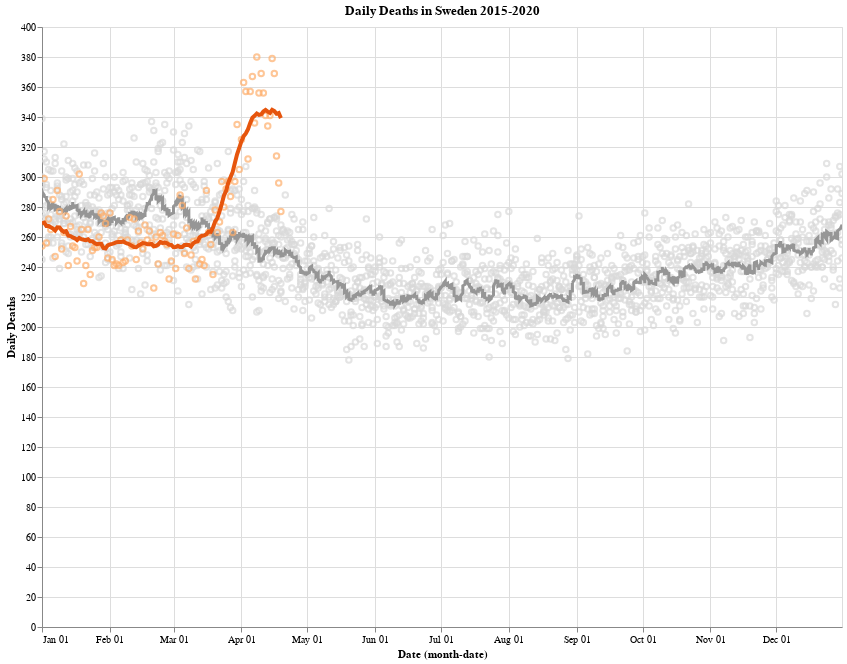

Write notebook code for a chart like this one.
### Code cell
df_history = data[data['Date'] < '2020-01-01']
df_current = data['2020-01-01' <= data['Date']]
df_current = df_current[df_current['Date'] < '2020-04-20']

history = alt.Chart(
    df_history,
    height=600,
    width=800,
    title="Daily Deaths in Sweden 2015-2020"
).mark_point(
    color='#d9d9d9'
).encode(
    x='monthdate(Date)',
    y=alt.Y('Dead', title="Daily Deaths"),
)

mean = alt.Chart(df_history).mark_line(
    color='#969696',
    size=3
).transform_window(
    rolling_mean='mean(Dead)',
    frame=[-10, 10]
).encode(
    x='monthdate(Date)',
    y=alt.Y('rolling_mean:Q'),
)

current = alt.Chart(df_current).mark_point(
    color='#fdae6b',
).encode(
    x='monthdate(Date)',
    y='Dead',
)

current_mean = alt.Chart(df_current).mark_line(
    color='#e6550d',
    size=4
).transform_window(
    rolling_mean='mean(Dead)',
    frame=[-10, 10]
).encode(
    x='monthdate(Date)',
    y=alt.Y('rolling_mean:Q'),
    tooltip=['Dead', 'rolling_mean:Q']
)

history + mean + current + current_mean.interactive()

### Figure 1 — Vega-Lite specification as saved in the notebook (floating-point values rounded to 4 significant figures; data arrays with more than 128 entries replaced by an {"elided": "..."} marker saying what was removed)
{"config": {"view": {"continuousWidth": 400, "continuousHeight": 300}}, "layer": [{"mark": {"type": "point", "color": "#d9d9d9"}, "encoding": {"x": {"type": "temporal", "field": "Date", "timeUnit": "monthdate"}, "y": {"type": "quantitative", "field": "Dead", "title": "Daily Deaths"}}, "height": 600, "title": "Daily Deaths in Sweden 2015-2020", "width": 800}, {"mark": {"type": "line", "color": "#969696", "size": 3}, "encoding": {"x": {"type": "temporal", "field": "Date", "timeUnit": "monthdate"}, "y": {"type": "quantitative", "field": "rolling_mean"}}, "transform": [{"window": [{"op": "mean", "field": "Dead", "as": "rolling_mean"}], "frame": [-10, 10]}]}, {"data": {"name": "data-6d02c2910a62d027f24bef8190b3a887"}, "mark": {"type": "point", "color": "#fdae6b"}, "encoding": {"x": {"type": "temporal", "field": "Date", "timeUnit": "monthdate"}, "y": {"type": "quantitative", "field": "Dead"}}}, {"data": {"name": "data-6d02c2910a62d027f24bef8190b3a887"}, "mark": {"type": "line", "color": "#e6550d", "size": 4}, "encoding": {"tooltip": [{"type": "quantitative", "field": "Dead"}, {"type": "quantitative", "field": "rolling_mean"}], "x": {"type": "temporal", "field": "Date", "timeUnit": "monthdate"}, "y": {"type": "quantitative", "field": "rolling_mean"}}, "selection": {"selector083": {"type": "interval", "bind": "scales", "encodings": ["x", "y"]}}, "transform": [{"window": [{"op": "mean", "field": "Dead", "as": "rolling_mean"}], "frame": [-10, 10]}]}], "data": {"name": "data-e49e730ad0ef94170964337bdba71425"}, "$schema": "https://vega.github.io/schema/vega-lite/v4.8.1.json", "datasets": {"data-e49e730ad0ef94170964337bdba71425": {"elided": "1826 records"}, "data-6d02c2910a62d027f24bef8190b3a887": [{"DayMonth": "1 januari", "Year": 2020, "Dead": 254, "Date": "2020-01-01T00:00:00"}, {"DayMonth": "2 januari", "Year": 2020, "Dead": 299, "Date": "2020-01-02T00:00:00"}, {"DayMonth": "3 januari", "Year": 2020, "Dead": 256, "Date": "2020-01-03T00:00:00"}, {"DayMonth": "4 januari", "Year": 2020, "Dead": 272, "Date": "2020-01-04T00:00:00"}, {"DayMonth": "5 januari", "Year": 2020, "Dead": 265, "Date": "2020-01-05T00:00:00"}, {"DayMonth": "6 januari", "Year": 2020, "Dead": 285, "Date": "2020-01-06T00:00:00"}, {"DayMonth": "7 januari", "Year": 2020, "Dead": 247, "Date": "2020-01-07T00:00:00"}, {"DayMonth": "8 januari", "Year": 2020, "Dead": 291, "Date": "2020-01-08T00:00:00"}, {"DayMonth": "9 januari", "Year": 2020, "Dead": 277, "Date": "2020-01-09T00:00:00"}, {"DayMonth": "10 januari", "Year": 2020, "Dead": 252, "Date": "2020-01-10T00:00:00"}, {"DayMonth": "11 januari", "Year": 2020, "Dead": 263, "Date": "2020-01-11T00:00:00"}, {"DayMonth": "12 januari", "Year": 2020, "Dead": 274, "Date": "2020-01-12T00:00:00"}, {"DayMonth": "13 januari", "Year": 2020, "Dead": 241, "Date": "2020-01-13T00:00:00"}, {"DayMonth": "14 januari", "Year": 2020, "Dead": 267, "Date": "2020-01-14T00:00:00"}, {"DayMonth": "15 januari", "Year": 2020, "Dead": 254, "Date": "2020-01-15T00:00:00"}, {"DayMonth": "16 januari", "Year": 2020, "Dead": 253, "Date": "2020-01-16T00:00:00"}, {"DayMonth": "17 januari", "Year": 2020, "Dead": 244, "Date": "2020-01-17T00:00:00"}, {"DayMonth": "18 januari", "Year": 2020, "Dead": 302, "Date": "2020-01-18T00:00:00"}, {"DayMonth": "19 januari", "Year": 2020, "Dead": 265, "Date": "2020-01-19T00:00:00"}, {"DayMonth": "20 januari", "Year": 2020, "Dead": 229, "Date": "2020-01-20T00:00:00"}, {"DayMonth": "21 januari", "Year": 2020, "Dead": 241, "Date": "2020-01-21T00:00:00"}, {"DayMonth": "22 januari", "Year": 2020, "Dead": 265, "Date": "2020-01-22T00:00:00"}, {"DayMonth": "23 januari", "Year": 2020, "Dead": 235, "Date": "2020-01-23T00:00:00"}, {"DayMonth": "24 januari", "Year": 2020, "Dead": 251, "Date": "2020-01-24T00:00:00"}, {"DayMonth": "25 januari", "Year": 2020, "Dead": 253, "Date": "2020-01-25T00:00:00"}, {"DayMonth": "26 januari", "Year": 2020, "Dead": 253, "Date": "2020-01-26T00:00:00"}, {"DayMonth": "27 januari", "Year": 2020, "Dead": 260, "Date": "2020-01-27T00:00:00"}, {"DayMonth": "28 januari", "Year": 2020, "Dead": 276, "Date": "2020-01-28T00:00:00"}, {"DayMonth": "29 januari", "Year": 2020, "Dead": 274, "Date": "2020-01-29T00:00:00"}, {"DayMonth": "30 januari", "Year": 2020, "Dead": 269, "Date": "2020-01-30T00:00:00"}, {"DayMonth": "31 januari", "Year": 2020, "Dead": 246, "Date": "2020-01-31T00:00:00"}, {"DayMonth": "1 februari", "Year": 2020, "Dead": 276, "Date": "2020-02-01T00:00:00"}, {"DayMonth": "2 februari", "Year": 2020, "Dead": 245, "Date": "2020-02-02T00:00:00"}, {"DayMonth": "3 februari", "Year": 2020, "Dead": 241, "Date": "2020-02-03T00:00:00"}, {"DayMonth": "4 februari", "Year": 2020, "Dead": 242, "Date": "2020-02-04T00:00:00"}, {"DayMonth": "5 februari", "Year": 2020, "Dead": 241, "Date": "2020-02-05T00:00:00"}, {"DayMonth": "6 februari", "Year": 2020, "Dead": 258, "Date": "2020-02-06T00:00:00"}, {"DayMonth": "7 februari", "Year": 2020, "Dead": 243, "Date": "2020-02-07T00:00:00"}, {"DayMonth": "8 februari", "Year": 2020, "Dead": 244, "Date": "2020-02-08T00:00:00"}, {"DayMonth": "9 februari", "Year": 2020, "Dead": 258, "Date": "2020-02-09T00:00:00"}, {"DayMonth": "10 februari", "Year": 2020, "Dead": 273, "Date": "2020-02-10T00:00:00"}, {"DayMonth": "11 februari", "Year": 2020, "Dead": 254, "Date": "2020-02-11T00:00:00"}, {"DayMonth": "12 februari", "Year": 2020, "Dead": 272, "Date": "2020-02-12T00:00:00"}, {"DayMonth": "13 februari", "Year": 2020, "Dead": 245, "Date": "2020-02-13T00:00:00"}, {"DayMonth": "14 februari", "Year": 2020, "Dead": 264, "Date": "2020-02-14T00:00:00"}, {"DayMonth": "15 februari", "Year": 2020, "Dead": 256, "Date": "2020-02-15T00:00:00"}, {"DayMonth": "16 februari", "Year": 2020, "Dead": 252, "Date": "2020-02-16T00:00:00"}, {"DayMonth": "17 februari", "Year": 2020, "Dead": 268, "Date": "2020-02-17T00:00:00"}, {"DayMonth": "18 februari", "Year": 2020, "Dead": 258, "Date": "2020-02-18T00:00:00"}, {"DayMonth": "19 februari", "Year": 2020, "Dead": 264, "Date": "2020-02-19T00:00:00"}, {"DayMonth": "20 februari", "Year": 2020, "Dead": 256, "Date": "2020-02-20T00:00:00"}, {"DayMonth": "21 februari", "Year": 2020, "Dead": 226, "Date": "2020-02-21T00:00:00"}, {"DayMonth": "22 februari", "Year": 2020, "Dead": 260, "Date": "2020-02-22T00:00:00"}, {"DayMonth": "23 februari", "Year": 2020, "Dead": 242, "Date": "2020-02-23T00:00:00"}, {"DayMonth": "24 februari", "Year": 2020, "Dead": 263, "Date": "2020-02-24T00:00:00"}, {"DayMonth": "25 februari", "Year": 2020, "Dead": 261, "Date": "2020-02-25T00:00:00"}, {"DayMonth": "26 februari", "Year": 2020, "Dead": 257, "Date": "2020-02-26T00:00:00"}, {"DayMonth": "27 februari", "Year": 2020, "Dead": 255, "Date": "2020-02-27T00:00:00"}, {"DayMonth": "28 februari", "Year": 2020, "Dead": 232, "Date": "2020-02-28T00:00:00"}, {"DayMonth": "29 februari", "Year": 2020, "Dead": 244, "Date": "2020-02-29T00:00:00"}, {"DayMonth": "1 mars", "Year": 2020, "Dead": 262, "Date": "2020-03-01T00:00:00"}, {"DayMonth": "2 mars", "Year": 2020, "Dead": 239, "Date": "2020-03-02T00:00:00"}, {"DayMonth": "3 mars", "Year": 2020, "Dead": 261, "Date": "2020-03-03T00:00:00"}, {"DayMonth": "4 mars", "Year": 2020, "Dead": 288, "Date": "2020-03-04T00:00:00"}, {"DayMonth": "5 mars", "Year": 2020, "Dead": 281, "Date": "2020-03-05T00:00:00"}, {"DayMonth": "6 mars", "Year": 2020, "Dead": 249, "Date": "2020-03-06T00:00:00"}, {"DayMonth": "7 mars", "Year": 2020, "Dead": 266, "Date": "2020-03-07T00:00:00"}, {"DayMonth": "8 mars", "Year": 2020, "Dead": 239, "Date": "2020-03-08T00:00:00"}, {"DayMonth": "9 mars", "Year": 2020, "Dead": 248, "Date": "2020-03-09T00:00:00"}, {"DayMonth": "10 mars", "Year": 2020, "Dead": 257, "Date": "2020-03-10T00:00:00"}, {"DayMonth": "11 mars", "Year": 2020, "Dead": 232, "Date": "2020-03-11T00:00:00"}, {"DayMonth": "12 mars", "Year": 2020, "Dead": 258, "Date": "2020-03-12T00:00:00"}, {"DayMonth": "13 mars", "Year": 2020, "Dead": 242, "Date": "2020-03-13T00:00:00"}, {"DayMonth": "14 mars", "Year": 2020, "Dead": 245, "Date": "2020-03-14T00:00:00"}, {"DayMonth": "15 mars", "Year": 2020, "Dead": 241, "Date": "2020-03-15T00:00:00"}, {"DayMonth": "16 mars", "Year": 2020, "Dead": 291, "Date": "2020-03-16T00:00:00"}, {"DayMonth": "17 mars", "Year": 2020, "Dead": 263, "Date": "2020-03-17T00:00:00"}, {"DayMonth": "18 mars", "Year": 2020, "Dead": 255, "Date": "2020-03-18T00:00:00"}, {"DayMonth": "19 mars", "Year": 2020, "Dead": 235, "Date": "2020-03-19T00:00:00"}, {"DayMonth": "20 mars", "Year": 2020, "Dead": 278, "Date": "2020-03-20T00:00:00"}, {"DayMonth": "21 mars", "Year": 2020, "Dead": 263, "Date": "2020-03-21T00:00:00"}, {"DayMonth": "22 mars", "Year": 2020, "Dead": 270, "Date": "2020-03-22T00:00:00"}, {"DayMonth": "23 mars", "Year": 2020, "Dead": 297, "Date": "2020-03-23T00:00:00"}, {"DayMonth": "24 mars", "Year": 2020, "Dead": 280, "Date": "2020-03-24T00:00:00"}, {"DayMonth": "25 mars", "Year": 2020, "Dead": 292, "Date": "2020-03-25T00:00:00"}, {"DayMonth": "26 mars", "Year": 2020, "Dead": 297, "Date": "2020-03-26T00:00:00"}, {"DayMonth": "27 mars", "Year": 2020, "Dead": 287, "Date": "2020-03-27T00:00:00"}, {"DayMonth": "28 mars", "Year": 2020, "Dead": 263, "Date": "2020-03-28T00:00:00"}, {"DayMonth": "29 mars", "Year": 2020, "Dead": 297, "Date": "2020-03-29T00:00:00"}, {"DayMonth": "30 mars", "Year": 2020, "Dead": 335, "Date": "2020-03-30T00:00:00"}, {"DayMonth": "31 mars", "Year": 2020, "Dead": 305, "Date": "2020-03-31T00:00:00"}, {"DayMonth": "1 april", "Year": 2020, "Dead": 325, "Date": "2020-04-01T00:00:00"}, {"DayMonth": "2 april", "Year": 2020, "Dead": 363, "Date": "2020-04-02T00:00:00"}, {"DayMonth": "3 april", "Year": 2020, "Dead": 357, "Date": "2020-04-03T00:00:00"}, {"DayMonth": "4 april", "Year": 2020, "Dead": 312, "Date": "2020-04-04T00:00:00"}, {"DayMonth": "5 april", "Year": 2020, "Dead": 357, "Date": "2020-04-05T00:00:00"}, {"DayMonth": "6 april", "Year": 2020, "Dead": 367, "Date": "2020-04-06T00:00:00"}, {"DayMonth": "7 april", "Year": 2020, "Dead": 336, "Date": "2020-04-07T00:00:00"}, {"DayMonth": "8 april", "Year": 2020, "Dead": 380, "Date": "2020-04-08T00:00:00"}, {"DayMonth": "9 april", "Year": 2020, "Dead": 356, "Date": "2020-04-09T00:00:00"}, {"DayMonth": "10 april", "Year": 2020, "Dead": 369, "Date": "2020-04-10T00:00:00"}, {"DayMonth": "11 april", "Year": 2020, "Dead": 356, "Date": "2020-04-11T00:00:00"}, {"DayMonth": "12 april", "Year": 2020, "Dead": 341, "Date": "2020-04-12T00:00:00"}, {"DayMonth": "13 april", "Year": 2020, "Dead": 334, "Date": "2020-04-13T00:00:00"}, {"DayMonth": "14 april", "Year": 2020, "Dead": 341, "Date": "2020-04-14T00:00:00"}, {"DayMonth": "15 april", "Year": 2020, "Dead": 379, "Date": "2020-04-15T00:00:00"}, {"DayMonth": "16 april", "Year": 2020, "Dead": 369, "Date": "2020-04-16T00:00:00"}, {"DayMonth": "17 april", "Year": 2020, "Dead": 314, "Date": "2020-04-17T00:00:00"}, {"DayMonth": "18 april", "Year": 2020, "Dead": 296, "Date": "2020-04-18T00:00:00"}, {"DayMonth": "19 april", "Year": 2020, "Dead": 277, "Date": "2020-04-19T00:00:00"}]}}
